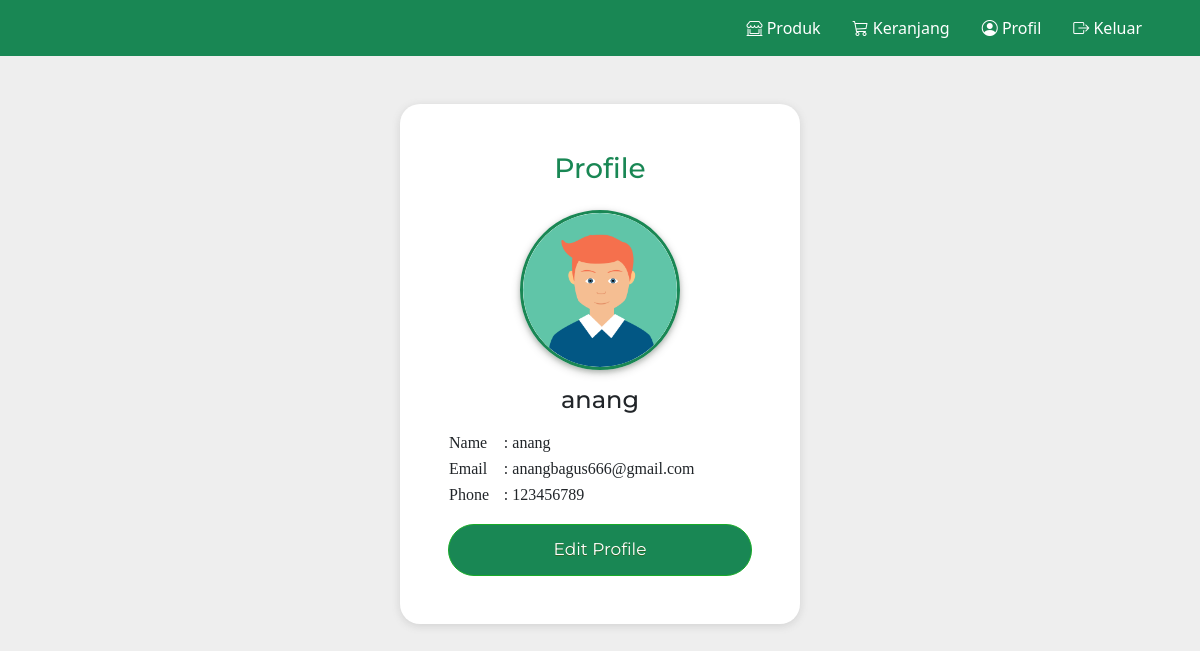
/profile.php (signed in), run on the app's committed database.
### tables this page shows
CREATE TABLE `user` (
  `id_user` int(11) NOT NULL,
  `nama_user` varchar(100) DEFAULT NULL,
  `email` varchar(50) DEFAULT NULL,
  `username` varchar(20) DEFAULT NULL,
  `password` varchar(40) DEFAULT NULL,
  `hp` varchar(12) DEFAULT NULL,
  `image` varchar(255) NOT NULL DEFAULT '1.jpg'
);

### config.php (called while the page is built, shortened)
<?php
$koneksi = mysqli_connect("localhost", "root", "", "takemyherb");
function query($query){
    global $koneksi;
    $result = mysqli_query($koneksi, $query);
    $rows = [];
    while($row = mysqli_fetch_assoc($result) ){
        $rows[] = $row;
    }
    return $rows;
}
?>

### profile.php (the view, shortened to what this page needs)
<?php
    require('config.php');
    if(!isset($_SESSION['username'])){
        echo "<script>alert('Anda belum melakukan login!')
            window.location.replace('index.php')
        </script>";
    }
    else{
        $username = $_SESSION['username'];
    };
    $user = query("SELECT * FROM user where username = '$username'");
?>
<!DOCTYPE html>
<html lang="en">
<head>
    <link rel="stylesheet" href="css/style.css?php echo time(); ?>">
    <link rel="stylesheet" href="https://cdn.jsdelivr.net/npm/bootstrap-icons@1.7.2/font/bootstrap-icons.css">
    <link href="https://cdn.jsdelivr.net/npm/bootstrap@5.1.3/dist/css/bootstrap.min.css" rel="stylesheet">
</head>
<body class="body">
    <?php include('_header.php'); ?>
    <div class="profile--container container mt-5 d-flex justify-content-center">
        <div class="profile--card p-5">
            <h3 class="text-center text-success">Profile</h3>
            <table class="profile--table">
            <?php foreach($user as $row):?>
            <div class="d-flex flex-column justify-content-center align-items-center">
                <img class="profile--img mt-3" src="img/profile/<?= $row['image']; ?>"/>
                <h4 class="mt-3">
                    <span><?= $row['username'];?></span>
                </h4>
                <div class="d-flex flex-row justify-content-center align-items-center gap-2">
                    <tr>
                        <td>Name</td>
                        <td>:</td>
                        <td><?= $row['nama_user'];?></td>
                    </tr>
                    <tr>
                        <td>Email</td>
                        <td>:</td>
                        <td><?= $row['email'];?></td>
                    </tr>
                    <tr>
                        <td>Phone</td>
                        <td>:</td>
                        <td><?= $row['hp'];?></td>
                    </tr>
                </div>
            </div>
            <?php endforeach; ?>
            </table>
            <a href="editprofile.php" class="profile--button mt-3">Edit Profile</a>
        </div>
    </div>
</body>
</html>

### css/style.css (style rules this page uses)
.body { background-color: rgb(238,238,238); }
.profile--button { background-color:#198754; border-radius:28px; border:1px solid #18ab29; display:inline-block; cursor:pointer; color:#ffffff; font-size:17px; padding:12px 18px; text-decoration:none; text-shadow:0px 1px 0px #2f6627; text-align: center; }
.profile--card { width: 400px; display: flex; flex-direction: column; border-radius: 20px; background-color: white; box-shadow: rgba(99, 99, 99, 0.2) 0px 2px 8px 0px; overflow: hidden; }
.profile--container { font-family: 'Montserrat'; }
.profile--table { font-family:Cambria, Cochin, Georgia, Times, 'Times New Roman', serif }
.profile--img { border-radius: 100px; object-fit: cover; width: 10rem; height: 10rem; border-style: solid; border-color: rgb(25,135,84) ; box-shadow: 0 2px 5px 0 rgba(3, 22, 8, 0.2), 0 3px 10px 0 rgba(3, 20, 7, 0.19); }

### data on the page
user: image (picture), username "anang", nama_user "anang", email "anangbagus666@gmail.com", hp "123456789"
